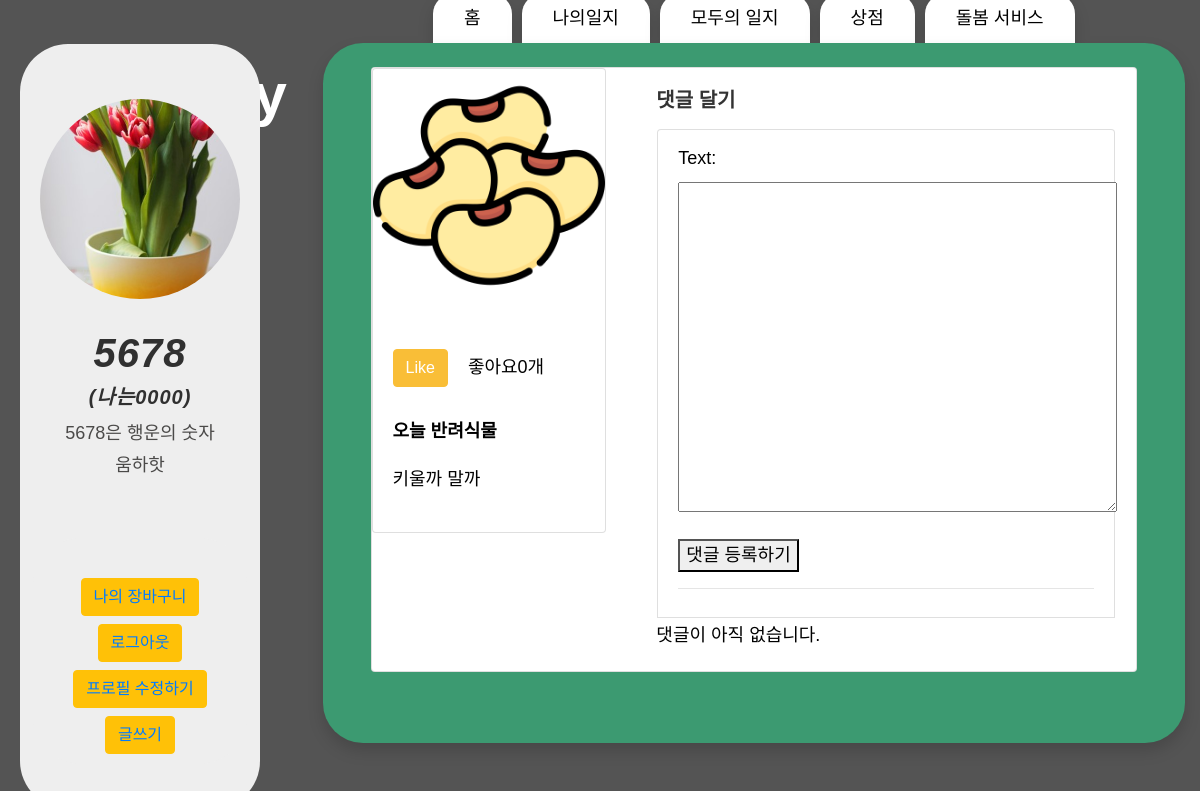
Screenshot of /ourdiary/17/ (signed in) with the database file from the repository.
### account/models.py (models this page shows)
class Profile(models.Model):
    user = models.OneToOneField(settings.AUTH_USER_MODEL, on_delete = models.CASCADE)
    description = models.TextField(blank = True)
    nickname = models.CharField(max_length=40, blank =True)
    image = ProcessedImageField(
        blank = True,
        upload_to = 'profile/images',
        processors = [ResizeToFill(300,300)],
        format = 'JPEG',
        options = {'quality':90},
    )

### ourdiary/models.py (models this page shows, shortened)
class Photo(models.Model):
    blog = models.ForeignKey(Ourdiary, on_delete = models.CASCADE, null = True)
    image = models.ImageField(upload_to='images/',blank = True, null = True)

class Ourdiary(models.Model):
    author = models.ForeignKey(User, on_delete=models.CASCADE)
    title = models.CharField(max_length=255)
    image = models.ImageField(upload_to='images/')
    description = models.CharField(max_length=500)
    like_user_set = models.ManyToManyField(
        settings.AUTH_USER_MODEL,
        blank=True,
        related_name='like_user_set',
        through='Like'
    )
    @property
    def like_count(self):
        return self.like_user_set.count()

### ourdiary/views.py (the view)
# urls.py: path('<int:ourdiary_id>/',views.detail, name="detail"),
def detail(request, ourdiary_id):
    ourdiary = Ourdiary.objects.all()
    ourdiary_detail = get_object_or_404(Ourdiary, pk=ourdiary_id)
    current_user = request.user
    profile = Profile.objects.all()
    form = CommentForm()
    return render(request, 'detail.html', {'ourdiary':ourdiary_detail, 'current_user':current_user, 'form':form, 'profile':profile})

### ourdiary/forms.py
class CommentForm(forms.ModelForm):
    class Meta:
        model = Comment
        fields = ('text',)

### cart/context_processors.py (called while the page is built)
def counter(request):
    item_count = 0
    if 'admin' in request.path:
        return {}
    else:
        try:
            cart = Cart.objects.filter(cart_id=_cart_id(request))
            cart_items = CartItem.objects.all().filter(cart=cart[:1])
            for cart_item in cart_items:
                item_count += cart_item.quantity
        except Cart.DoesNotExist:
            item_count = 0
    return dict(item_count = item_count)

### cart/views.py (called while the page is built)
def _cart_id(request):
    cart = request.session.session_key
    if not cart:
        cart = request.session.create()
    return cart

### ourdiary/templates/detail.html (shortened to what this page needs)
{% extends 'base.html' %}
{% load static %}
{% block tab %}
<a class="nav-link shadow" href="{% url 'home' %}">홈</a>
{% if user.is_authenticated %}
<a class="nav-link shadow" href="{% url 'mylist' %}" role="tab" aria-selected="false">나의일지</a>
{% endif %}
<a class="nav-link shadow" href="{% url 'ourdiary' %}" role="tab" aria-selected="false">모두의 일지</a>
<a class="nav-link shadow" href="{% url 'storemain' %}" role="tab" aria-selected="false">상점</a>
<a class="nav-link shadow" href="{% url 'storemain' %}" role="tab" aria-selected="false">돌봄 서비스</a>
{% endblock %}
{% block contents %}
<div class="card mb-3 w-100">
    <div class="row">
        <div class="col-md-4">
            <div class="card">
                {% for photo in ourdiary.photo_set.all %}
                <img src="{{photo.image.url}}" class="card-img-top" width="100">
                <br>
                {% endfor %}
                <div class="card-body">
                    <input class="btn btn-primary" type="button" id="like" name="{{ourdiary.id}}" value="Like">
                    <p id="count-{{ourdiary.id}}" style="display: inline-block; margin-left: 15px;"> 좋아요{{ourdiary.like_count}}개</p>
                    <p class="card-text" style="margin-top: 15px; font-weight: 700">{{ourdiary.title}}</p>
                    <p class="card-text" style="margin-top: 15px;">{{ourdiary.description}}</p>
                </div>
            </div>
        </div>
        <div class="col-md-8">
            <div class="card-body">
                <h5 class="card-title" style="font-weight: 900;">댓글 달기</h5>
                <p class="card-text">
                    <ul class="list-group">
                        <li class="list-group-item" style="margin: 1px">
                            <form method="POST" class="post-form" action="{% url 'add_comment' pk=ourdiary.pk %}">
                                {{ form.as_p }} <button type="submit">댓글 등록하기</button>
                            </form>
                            <hr>
                        </li>
                        {% for comment in ourdiary.comments.all %}
                        {% if user.is_authenticated or comment.approved_comment %}
                        <li class="list-group-item" style="margin: 1px">
                            <div class="comment">
                                <div class="date" style="font-weight: 700; font-size: 15px; color: green;">
                                    {{comment.created_date|date:"Y년 m월 d일 h시i분 A"}}
                                    {% if not comment.approved_comment %}
                                    <a class="btn btn-default"
                                        href="{% url 'comment_remove' id=ourdiary.pk pk=comment.pk %}">삭제<span
                                            class="glyphicon glyphicon-remove"></span></a>
                                    <a class="btn btn-default"
                                        href="{% url 'comment_approve' id=ourdiary.pk pk=comment.pk %}">승인<span
                                            class="glyphicon glyphicon-ok"></span></a>
                                    {% endif %}
                                </div>
                                <strong style="font-weight: 900; color: green;">ID : {{comment.author}}</strong>
                                <p>{{comment.text|linebreaks}}</p>
                            </div>
                            {% endif %}
                            {% empty %}
                            <p>댓글이 아직 없습니다.</p>
                            {% endfor %}
                    </ul>
                </p>
            </div>
        </div>
    </div>
</div>
{% endblock %}

### project/templates/base.html (shortened to what this page needs)
{% load static %}
<!DOCTYPE html>
<html lang="en">
<head>
    <link rel="stylesheet" href="{% static 'css/style.css' %}">
    <link rel="stylesheet" href="https://cdn.jsdelivr.net/npm/bootstrap@4.5.3/dist/css/bootstrap.min.css"
>
    <link rel="stylesheet" href="{% static 'css/tooplate-style.css' %}">
</head>
<body style="background-image: url('{% static 'img/background.png' %}');">
    <div class="hero-wrap js-fullheight">
        <a class="whitea" href="{% url 'home' %}" style="position: fixed; padding: 50px; color: white; font-weight: 900; font-size: 60px;"> Plantary</a>
    </div>
    <section class="justify-content-center ftco-search">
        <div class="row">
            <div class="col-3">
                <section style="position: fixed; margin-top: 50px; width: 20%; margin-left: 20px">
                    {% if user.is_authenticated %}
                    <div class="tm-banner-inner">
                        {% if current_user.profile.image %}
                        {% for profile in profile.all %}
                        {%  ifequal forloop.counter 3 %}
                        <div class="profile_box">
                            <img class="profile" src="{{ current_user.profile.image.url }}" alt="{{ profile.image }}">
                        </div>
                        {% endifequal %}
                        {% endfor %}
                        {%endif%}
                        <h1 class="tm-banner-title">{{ user.username }}</h1>
                        <h5 class="tm-banner-title">({{ current_user.profile.nickname }})</h5>
                        <p class="tm-banner-subtitle">{{ current_user.profile.description }}</p>
                        <nav class="tm-main-nav">
                            <ul class="tm-main-nav-ul">
                                <button type="button" class="btn btn-warning mb-2"><a
                                    href="#">나의 장바구니</a></button>
                                <button type="button" class="btn btn-warning mb-2 whitea"><a
                                        href="javascript:{document.getElementById('logout').submit()}">로그아웃</a></button>
                                {% if user == current_user%}
                                <button type="button" class="btn btn-warning mb-2 whitea"><a
                                        href="{% url 'profile_update' %}">프로필 수정하기</a></button>
                                {% endif %}
                                <button type="button" class="btn btn-warning"><a href="{% url 'new' %}">글쓰기</a></button>
                            </ul>
                        </nav>
                    </div>
                    {% endif %}
                </section>
            </div>
            <div class="col-9">
                <div class="col-md-12 nav-link-wrap">
                    <div class="nav nav-pills justify-content-center text-center">
                        {% block tab %}
                        {% endblock %}
                    </div>
                </div>
                <div class="col-md-12 tab-wrap">
                    <div class="tab-content p-4 px-5 shadow h-100" style="border-radius: 40px; min-height: 700px">
                        {% block contents %}
                        {% endblock %}
                    </div>
                </div>
            </div>
        </div>
    </section>
</body>
</html>

### Main/static/css/tooplate-style.css (style rules this page uses)
ul { padding: 0; margin: 0; }
p { line-height: 1.8; }
p:last-child { margin-bottom: 0; }
body { color: #000; font-family: 'Noto Sans KR', sans-serif; font-size: 18px; font-weight: 300; overflow-x: hidden; }
.tm-main-nav { margin-top: 40px; border-radius: 3rem; background-color: #EEEEEE; font-size: 1.3rem; }
.tm-main-nav-ul { text-align: center; -webkit-box-flex: 1; -webkit-flex: 1; -ms-flex: 1; flex: 1; display: -webkit-box; display: -webkit-flex; display: -ms-flexbox; display: flex; -webkit-box-orient: vertical; -webkit-box-direction: normal; -webkit-flex-direction: column; -ms-flex-direction: column; flex-direction: column; -webkit-box-align: center; -webkit-align-items: center; -ms-flex-align: center; align-items: center; -webkit-box-pack: center; -webkit-justify-content: center; -ms-flex-pack: center; justify-content: center; }
.tm-banner-inner { border-radius: 3rem; background-color: #EEEEEE; color: rgb(39, 116, 23); height: 100%; padding: 35px 35px 45px; text-align: center; display: -webkit-box; display: -webkit-flex; display: -ms-flexbox; display: flex; -webkit-box-orient: vertical; -webkit-box-direction: normal; -webkit-flex-direction: column; -ms-flex-direction: column; flex-direction: column; -webkit-box-align: center; -webkit-align-items: center; -ms-flex-align: center; align-items: center; -webkit-box-pack: center; -webkit-justify-content: center; -ms-flex-pack: center; justify-content: center; }
.profile_box { width: 200px; height: 200px; border-radius: 70%; overflow: hidden; margin-bottom: 30px; margin-top: 20px; }
.profile { width: 100%; height: 100%; object-fit: cover; }
.tm-banner-title { font-family: 'Noto Sans KR', sans-serif; font-weight: 700; font-style: italic; font-size: 10; letter-spacing: 1px; text-transform: lowercase; }
.tm-banner-subtitle { font-family: 'Noto Sans KR', sans-serif; font-weight: 400; color: #4b4a49; font-size: 7; }
.tm-main-nav { display: -webkit-box; display: -webkit-flex; display: -ms-flexbox; display: flex; height: 100%; padding: 40px 40px 10px 40px; }

### rows the page displays
Profile: profile.image (picture)
Photo: image (picture)
Ourdiary: like_count "0", title "오늘 반려식물", description "키울까 말까"

### other values shown
{{ user.username }} "5678"
{{ current_user.profile.nickname }} "나는0000"
{{ current_user.profile.description }} "5678은 행운의 숫자 움하핫"
